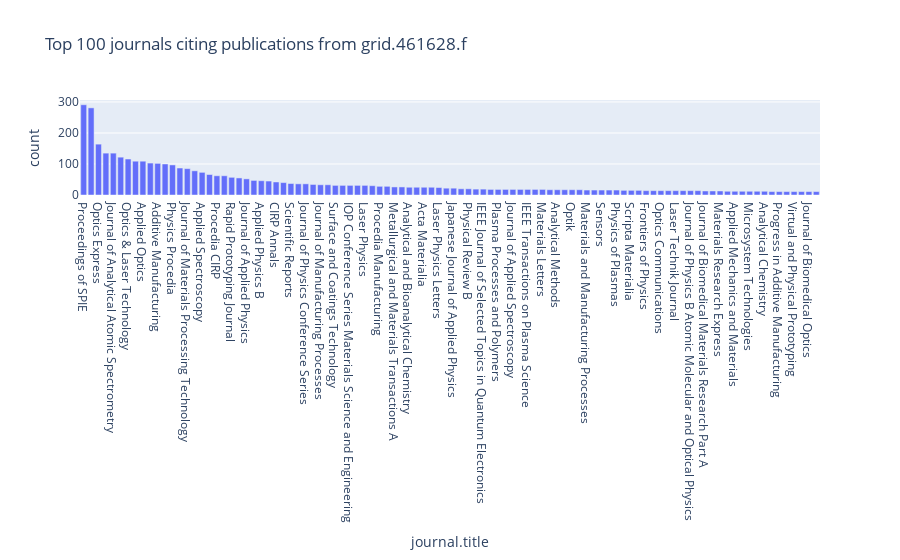

The notebook cell saved with this chart:
### Markdown cell above
#### Top 100 journals chart

### Code cell
px.bar(journals[:100], x="journal.title", y="count", title=f"Top 100 journals citing publications from {GRIDID}")

### Figure 1 — Plotly figure (JSON) as saved in the notebook; plotly's stock layout.template omitted (floating-point values rounded to 4 significant figures)
{"data": [{"alignmentgroup": "True", "hoverlabel": {"namelength": 0}, "hovertemplate": "journal.title=%{x}<br>count=%{y}", "legendgroup": "", "marker": {"color": "#636efa"}, "name": "", "offsetgroup": "", "orientation": "v", "showlegend": false, "textposition": "auto", "type": "bar", "x": ["Proceedings of SPIE", "Spectrochimica Acta Part B Atomic Spectroscopy", "Optics Express", "The International Journal of Advanced Manufacturing Technology", "Journal of Analytical Atomic Spectrometry", "Materials & Design", "Optics & Laser Technology", "Optics Letters", "Applied Optics", "Materials Science and Engineering A", "Additive Manufacturing", "Journal of Laser Applications", "Physics Procedia", "Materials", "Journal of Materials Processing Technology", "Journal of Alloys and Compounds", "Applied Spectroscopy", "Applied Physics A", "Procedia CIRP", "Applied Surface Science", "Rapid Prototyping Journal", "Optics and Lasers in Engineering", "Journal of Applied Physics", "Journal of Manufacturing Science and Engineering", "Applied Physics B", "Journal of Physics D", "CIRP Annals", "Metals", "Scientific Reports", "Plasma Science and Technology", "Journal of Physics Conference Series", "Applied Physics Letters", "Journal of Manufacturing Processes", "Ceramics International", "Surface and Coatings Technology", "Materials Science and Engineering C", "IOP Conference Series Materials Science and Engineering", "Review of Scientific Instruments", "Laser Physics", "Advanced Engineering Materials", "Procedia Manufacturing", "Optical Engineering", "Metallurgical and Materials Transactions A", "International Journal of Fatigue", "Analytical and Bioanalytical Chemistry", "Journal of the Mechanical Behavior of Biomedical Materials", "Acta Materialia", "JOM", "Laser Physics Letters", "Nature Communications", "Japanese Journal of Applied Physics", "Journal of Materials Engineering and Performance", "Physical Review B", "Acta Biomaterialia", "IEEE Journal of Selected Topics in Quantum Electronics", "AIP Conference Proceedings", "Plasma Processes and Polymers", "RSC Advances", "Journal of Applied Spectroscopy", "Lasers in Medical Science", "IEEE Transactions on Plasma Science", "Journal of the Optical Society of America B", "Materials Letters", "Applied Sciences", "Analytical Methods", "Journal of Physics A: Mathematical and Theoretical", "Optik", "Production Engineering", "Materials and Manufacturing Processes", "Journal of Materials Research", "Sensors", "Journal of the European Ceramic Society", "Physics of Plasmas", "International Journal of Machine Tools and Manufacture", "Scripta Materialia", "MATEC Web of Conferences", "Frontiers of Physics", "Nanoscale", "Optics Communications", "Journal of Optics", "Laser Technik Journal", "IEEE Photonics Technology Letters", "Journal of Physics B Atomic Molecular and Optical Physics", "International Journal of Heat and Mass Transfer", "Journal of Biomedical Materials Research Part A", "Journal of Micromechanics and Microengineering", "Materials Research Express", "Biomaterials", "Applied Mechanics and Materials", "Materials Science and Technology", "Microsystem Technologies", "Lasers in Manufacturing and Materials Processing", "Analytical Chemistry", "Procedia Engineering", "Progress in Additive Manufacturing", "Proceedings of the Institution of Mechanical Engineers Part B Journal of Engineering Manufacture", "Virtual and Physical Prototyping", "Welding in the World", "Journal of Biomedical Optics", "Materials Characterization"], "xaxis": "x", "y": [291, 281, 164, 135, 135, 122, 116, 109, 109, 103, 102, 100, 97, 87, 85, 78, 73, 66, 62, 62, 57, 55, 52, 47, 46, 45, 42, 40, 37, 36, 36, 34, 33, 33, 31, 31, 31, 31, 31, 30, 28, 28, 26, 26, 25, 25, 25, 25, 24, 22, 22, 20, 20, 19, 19, 18, 18, 18, 18, 18, 18, 18, 18, 17, 17, 17, 17, 17, 16, 16, 16, 16, 16, 15, 15, 15, 14, 14, 14, 14, 14, 14, 14, 14, 13, 13, 13, 12, 12, 12, 12, 12, 12, 11, 11, 11, 11, 11, 11, 11], "yaxis": "y"}], "layout": {"autosize": true, "barmode": "relative", "legend": {"tracegroupgap": 0}, "title": {"text": "Top 100 journals citing publications from grid.461628.f"}, "xaxis": {"anchor": "y", "autorange": true, "domain": [0, 1], "range": [-0.5, 99.5], "title": {"text": "journal.title"}, "type": "category"}, "yaxis": {"anchor": "x", "autorange": true, "domain": [0, 1], "range": [0, 306.3], "title": {"text": "count"}, "type": "linear"}}}
